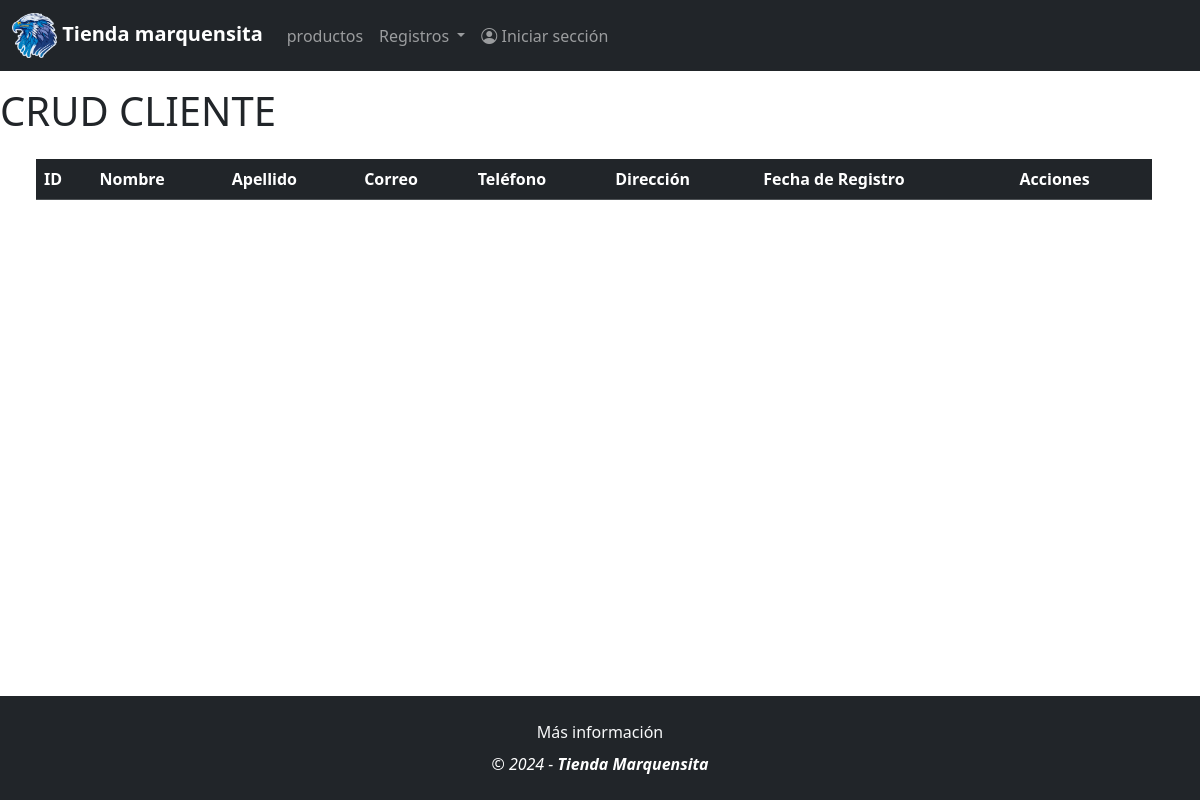
/usuario/clientelist/, run on an earlier commit of the app's database.
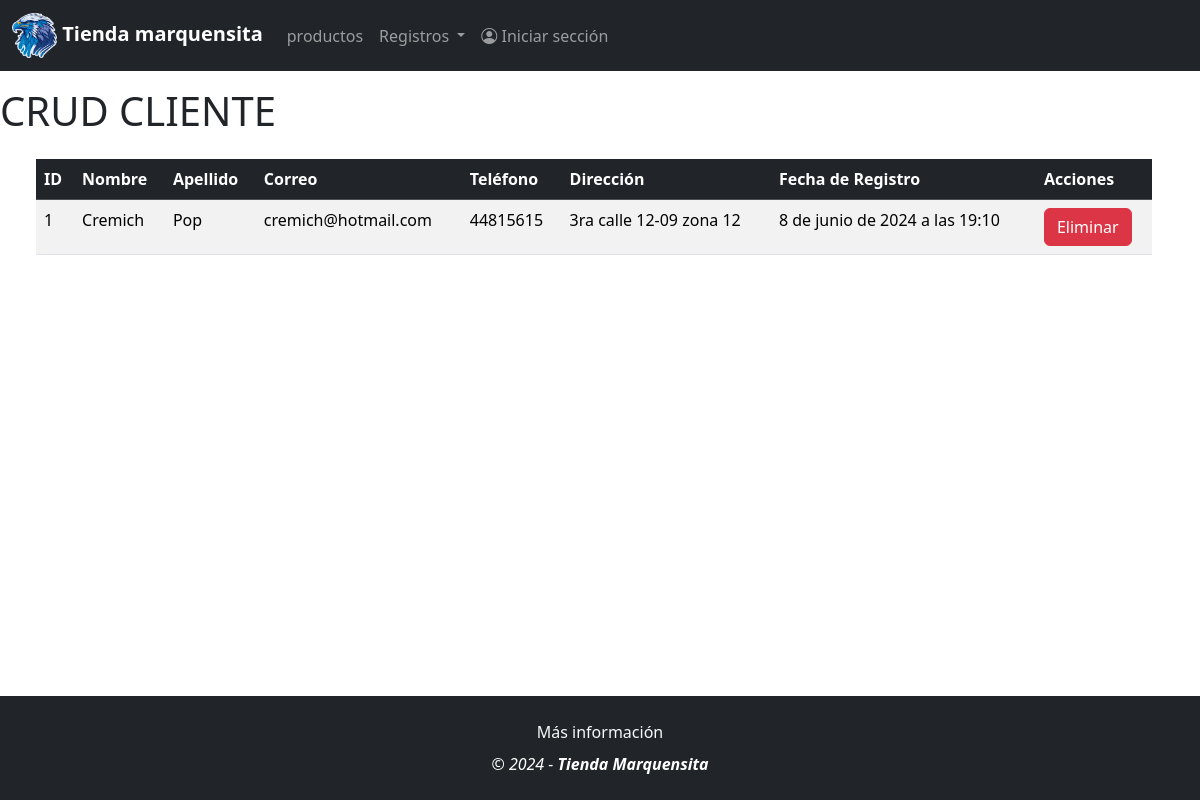
And on a later commit of the database.
### modulo_usuario/models.py (models this page shows, shortened)
class Cliente(models.Model):
    cliente_id = models.AutoField(primary_key=True,)
    nombre_client = models.CharField(max_length=100, null=True, blank=True)
    apellido_client = models.CharField(max_length=100, null=True, blank=True)
    correo_client = models.CharField(max_length=50, null=True, blank=True)
    telefono_client = models.CharField(max_length=13, null=True, blank=True)
    direccion_client = models.CharField(max_length=50, null=True, blank=True)
    fecha_registro_client = models.DateTimeField(auto_now_add=True, )
    password = models.CharField(max_length=128)
    estado = models.CharField(max_length=50, default='1')

### modulo_usuario/views.py (the view)
def clientelist(request):
    clientes = Cliente.objects.filter(estado='1')
    return render(request, 'crudcliente.html', {'clientes': clientes})

### modulo_usuario/templates/crudcliente.html (shortened to what this page needs)
{% extends "menu.html" %}
{% load static %}
{% block main_content %}
<h1>CRUD CLIENTE</h1>
<div class="container m-4">
    <div class="row">
        <div class="col-md-12">
            <table class="table table-striped">
                <thead class="table-dark">
                    <tr>
                        <th scope="col">ID</th>
                        <th scope="col">Nombre</th>
                        <th scope="col">Apellido</th>
                        <th scope="col">Correo</th>
                        <th scope="col">Teléfono</th>
                        <th scope="col">Dirección</th>
                        <th scope="col">Fecha de Registro</th>
                        <th scope="col">Acciones</th>
                    </tr>
                </thead>
                <tbody>
                    {% for cliente in clientes %}
                    <tr>
                        <td>{{ cliente.cliente_id }}</td>
                <td>{{ cliente.nombre_client }}</td>
                <td>{{ cliente.apellido_client }}</td>
                <td>{{ cliente.correo_client }}</td>
                <td>{{ cliente.telefono_client }}</td>
                <td>{{ cliente.direccion_client }}</td>
                <td>{{ cliente.fecha_registro_client }}</td>
                        <td>
                            <form method="post" action="{% url 'downcliente' cliente.cliente_id %}" style="display:inline;">
                                <button type="submit" class="btn btn-danger">Eliminar</button>
                            </form>
                        </td>
                    </tr>
                    {% endfor %}
                </tbody>
            </table>
        </div>
    </div>
</div>
{% endblock main_content %}

What changed in the data, as far as the page shows it:
added Cliente: cliente_id "1", nombre_client "Cremich", apellido_client "Pop", correo_client "cremich@hotmail.com", telefono_client "44815615", direccion_client "3ra calle 12-09 zona 12", fecha_registro_client "8 de junio de 2024 a las 19:10"
